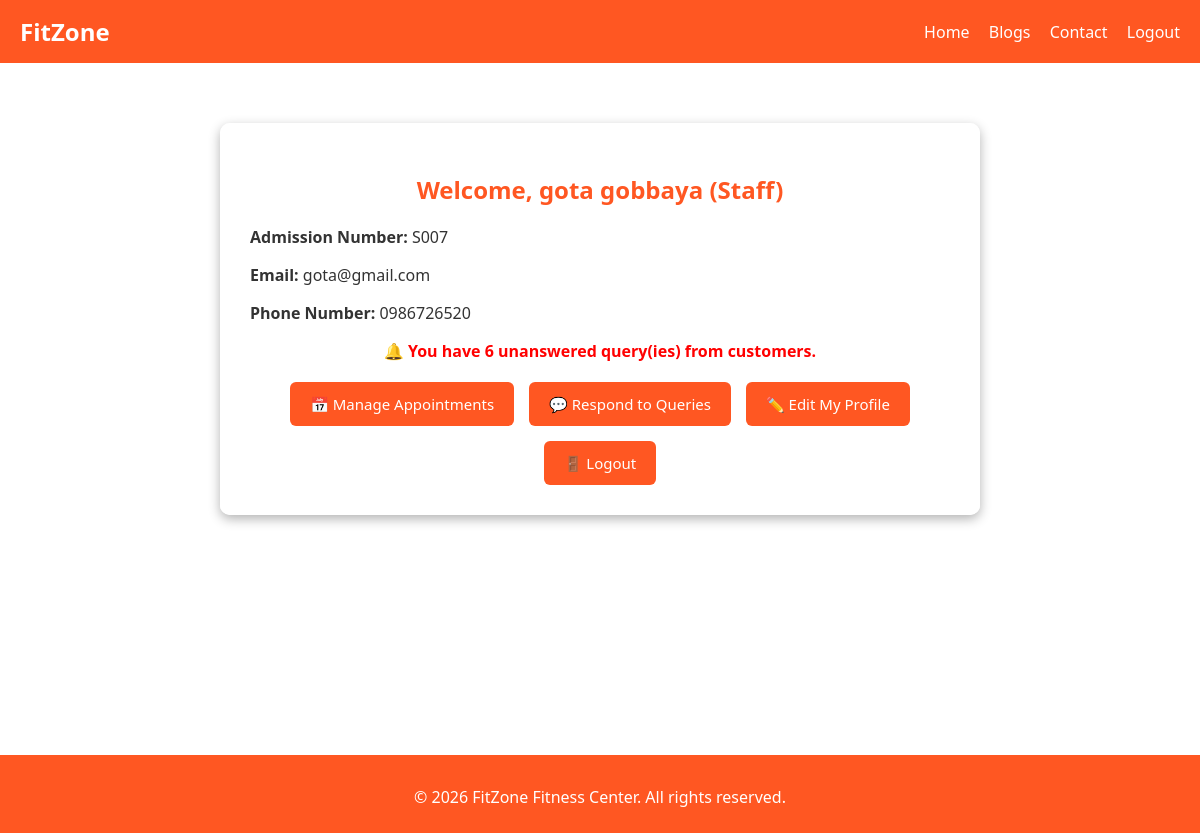
Screenshot of /Pages/staff_dashboard.php (signed in) with the database file from the repository.
### tables this page shows
CREATE TABLE IF NOT EXISTS `users1` (
  `Admission_Number` int NOT NULL AUTO_INCREMENT,
  `Full_Name` varchar(100) NOT NULL,
  `NIC` varchar(50) NOT NULL,
  `Address` text NOT NULL,
  `Email` varchar(100) NOT NULL,
  `Phone_Number` varchar(20) NOT NULL,
  `Weight` varchar(10) NOT NULL,
  `Height` varchar(10) NOT NULL,
  `Username` varchar(50) NOT NULL,
  `Password` varchar(255) NOT NULL,
  `Role` varchar(30) NOT NULL DEFAULT 'Customer',
  PRIMARY KEY (`Admission_Number`)
);

### Pages/staff_dashboard.php (the view, shortened to what this page needs)
<?php
$conn = new mysqli("localhost", "root", "", "fitzone1");
$user_id = $_SESSION["user_id"];
$sql = "SELECT * FROM users1 WHERE Admission_Number = ?";
$stmt = $conn->prepare($sql);
$stmt->bind_param("i", $user_id);
$stmt->execute();
$result = $stmt->get_result();
$user = $result->fetch_assoc();
$admission_no = "S" . str_pad($user["Admission_Number"], 3, "0", STR_PAD_LEFT);
$unanswered_query = $conn->query("SELECT COUNT(*) AS total FROM queries WHERE Response IS NULL OR Response = ''");
$count = $unanswered_query->fetch_assoc()['total'];
?>
<!DOCTYPE html>
<html lang="en">
<head>
</head>
<body>
  <div class="navbar">
    <div class="logo">FitZone</div>
    <div>
      <a href="index.php">Home</a>
      <a href="blog.php">Blogs</a>
      <a href="contact.php">Contact</a>
      <a href="logout.php">Logout</a>
    </div>
  </div>
  <div class="container">
    <h2>Welcome, <?php echo htmlspecialchars($user["Full_Name"]); ?> (Staff)</h2>
    <p><strong>Admission Number:</strong> <?php echo $admission_no; ?></p>
    <p><strong>Email:</strong> <?php echo htmlspecialchars($user["Email"]); ?></p>
    <p><strong>Phone Number:</strong> <?php echo htmlspecialchars($user["Phone_Number"]); ?></p>
    <?php if ($count > 0): ?>
      <p class="alert">🔔 You have <?php echo $count; ?> unanswered query(ies) from customers.</p>
    <?php endif; ?>
    <div class="dashboard-buttons">
      <a class="button" href="staff_appointments.php">📅 Manage Appointments</a>
      <a class="button" href="view_queries_staff.php">💬 Respond to Queries</a>
      <a class="button" href="edit_profile.php">✏️ Edit My Profile</a>
      <a class="button" href="logout.php">🚪 Logout</a>
    </div>
  </div>
  <div class="footer">
    <p>&copy; <?php echo date("Y"); ?> FitZone Fitness Center. All rights reserved.</p>
  </div>
</body>
</html>

### Pages/staff_dashboard.php (style rules this page uses)
body { font-family: 'Segoe UI', sans-serif; margin: 0; background: url("../Images/home_image.jpg") no-repeat center center fixed; background-size: cover; color: #333; }
.navbar { background-color: #ff5722; padding: 15px 20px; display: flex; justify-content: space-between; align-items: center; color: white; }
.navbar .logo { font-weight: bold; font-size: 24px; }
.navbar a { color: white; margin-left: 15px; text-decoration: none; font-size: 16px; }
.container { max-width: 700px; margin: 60px auto; background: rgba(255,255,255,0.97); padding: 30px; border-radius: 10px; box-shadow: 0 4px 12px rgba(0,0,0,0.3); }
h2 { color: #ff5722; margin-bottom: 20px; text-align: center; }
p { font-size: 16px; margin-bottom: 10px; }
.alert { color: red; font-weight: bold; text-align: center; margin-bottom: 15px; }
.dashboard-buttons { display: flex; flex-wrap: wrap; gap: 15px; justify-content: center; margin-top: 20px; }
.button { padding: 12px 20px; background-color: #ff5722; color: white; text-decoration: none; font-size: 15px; border-radius: 6px; transition: background 0.3s; }
.footer { background-color: #ff5722; color: white; text-align: center; padding: 15px 0; margin-top: 240px; }

### rows the page displays
users1: Full_Name "gota gobbaya", Admission_Number "S007", Email "gota@gmail.com", Phone_Number "0986726520"

### other values shown
$count "6"
